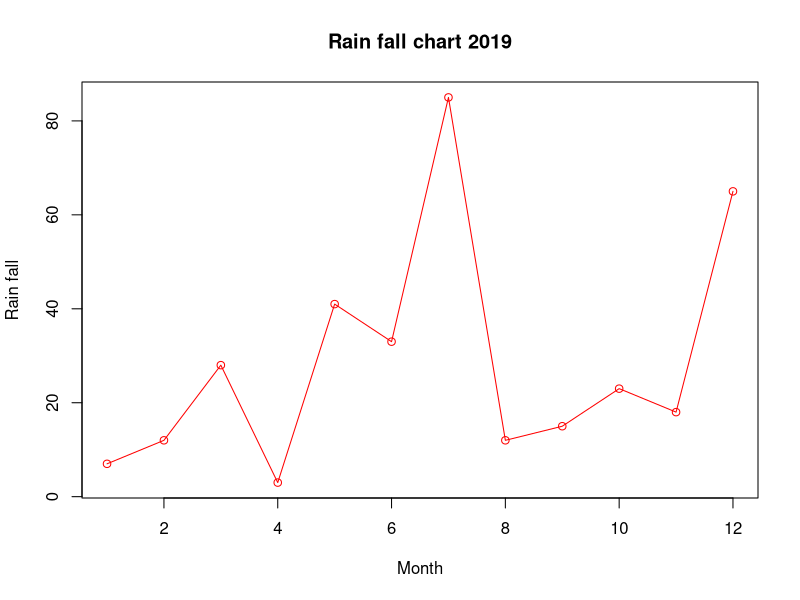
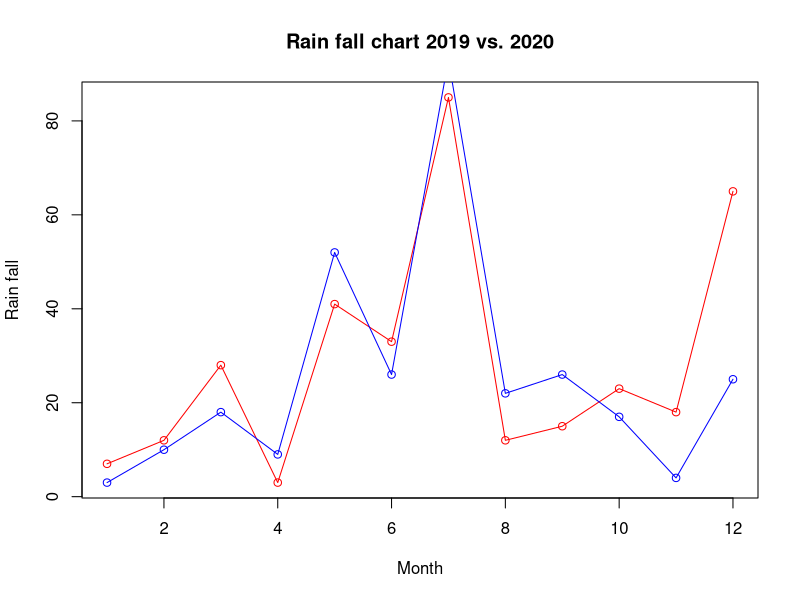

These charts were generated, in order, by the following R code:
# Create the data for the chart.
rainFall2019 <- c(7,12,28,3,41, 33, 85, 12, 15, 23, 18, 65)

# Give the chart file a name.
# Plot the bar chart with single line.
plot(rainFall2019,type = "o", col = "red", 
     xlab = "Month", ylab = "Rain fall",
     main = "Rain fall chart 2019")


rainFall2020 <- c(3,10,18,9,52, 26, 93, 22, 26, 17, 4, 25)

# Plot the bar chart with multiple lines.
plot(rainFall2019,type = "o",col = "red", xlab = "Month", ylab = "Rain fall", 
     main = "Rain fall chart 2019 vs. 2020")

lines(rainFall2020, type = "o", col = "blue")
